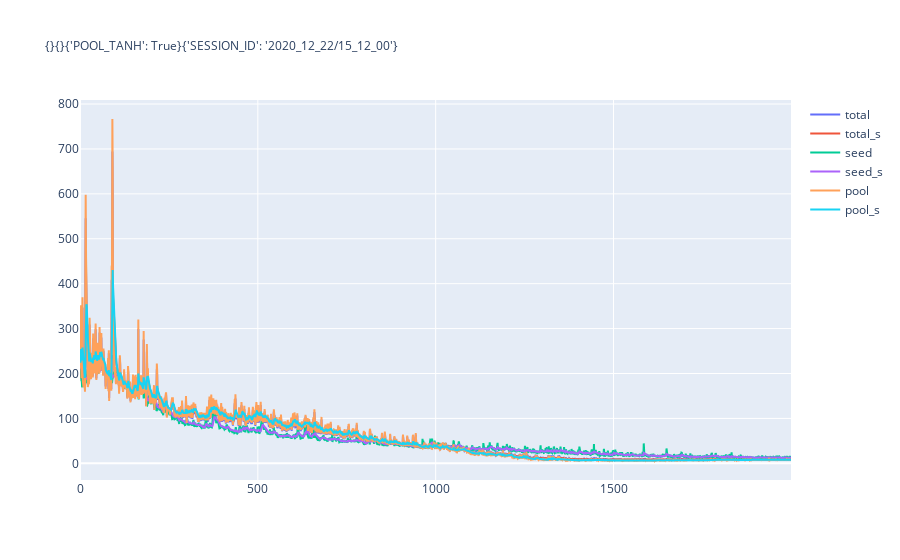

Notebook cell for this chart:
### Code cell
NUM_RUNS = 1
cfg.TRAIN.NUM_TRAINING_STEPS = 2000

# tf.config.run_functions_eagerly(True)
# tf.random.set_seed(42)
# np.random.seed(42)

w = None
full_log = []
# writer has to be outside as inside the summary for weights are called
with train_summary_writer.as_default():
  for e in range(NUM_RUNS):
    if e > 0:
      ca = models.CAModel()
      trainer = train.Trainer(x_train, y_train, ca, vis)

    for i in range(1, cfg.TRAIN.NUM_TRAINING_STEPS+1):
      x0, x_out, losses, grads, log = trainer.full_train_step(i)
      full_log.append(log)
      trainer.visualize(x0, x_out, losses, grads, e)
  
  # The last, real plot (need to include title_text for real name), textwrap_width for img plot!
  # plot = disp.plot_losses(trainer.loss_log, return_plot=True, title_text=utils.get_cfg_infos(), textwrap_width=80)
  # utils.save_fig(plot, name=f"fig_{e}", as_img=False)

### Figure 1 — Plotly figure (JSON) as saved in the notebook; plotly's stock layout.template omitted (floating-point values rounded to 4 significant figures; data arrays with more than 128 entries replaced by an {"elided": "..."} marker saying what was removed)
{"data": [{"name": "total", "type": "scatter", "y": {"elided": "2000 float values"}}, {"name": "total_s", "type": "scatter", "y": {"elided": "2000 float values"}}, {"name": "seed", "type": "scatter", "y": {"elided": "2000 float values"}}, {"name": "seed_s", "type": "scatter", "y": {"elided": "2000 float values"}}, {"name": "pool", "type": "scatter", "y": {"elided": "2000 float values"}}, {"name": "pool_s", "type": "scatter", "y": {"elided": "2000 float values"}}], "layout": {"title": {"font": {"size": 12}, "text": "{}{}{'POOL_TANH': True}{'SESSION_ID': '2020_12_22/15_12_00'}"}}}
